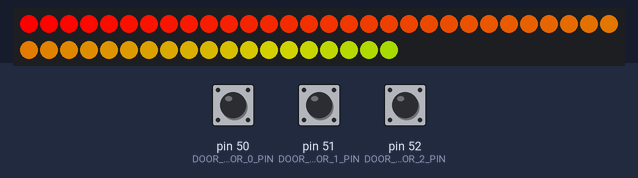
A sketch run on a simulated Arduino Mega 2560, built with avr-gcc and run on an emulated ATmega2560. On the bench: 49 RGB LEDs in strip order, left to right, continuing on the next row. The inputs (shaded band) are chosen by the test bench; at power-on: pin 50 (DOOR_SENSOR_0_PIN) HIGH, pin 51 (DOOR_SENSOR_1_PIN) HIGH, pin 52 (DOOR_SENSOR_2_PIN) HIGH. What the sketch prints to the serial monitor is not drawn.

Above: at 0.1 s.
At 0.7 s:
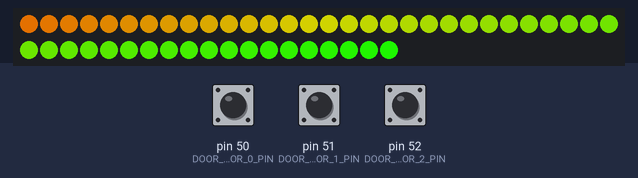
At 1.3 s:
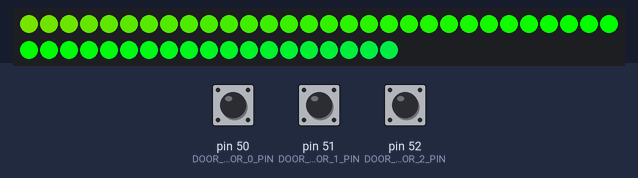
At 2.9 s:
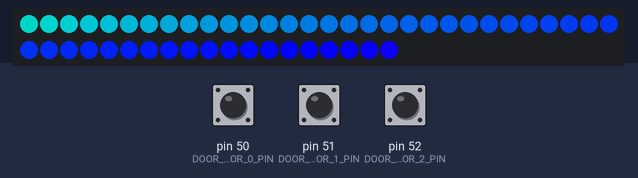
At 4.2 s:
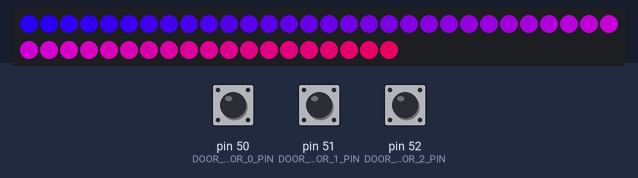
At 5.5 s:
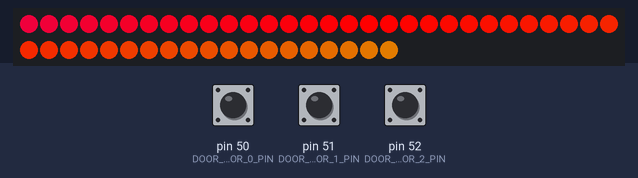

The sketch:

wardrobe_arduino.ino
```cpp
/**
 *  wardrobe_arduino.ino
 *
 *  REGAME-VR Wardrobe Arduino
 *  Control software for wardrobe targets.
 *
 *  @author Hamilton Kibbe <ham@hamiltonkib.be>
 *
 *  Theory of operation
 *  -------------------
 *
 *
 *
 *  Hardware Connections
 *  --------------------
 *
 *  ----------+
 *  Mega 2560 |
 *        |
 *         26 | => HX711[Section 1] DAT
 *         27 | => HX711[Section 1] CLK
 *         28 | => HX711[Section 2] DAT
 *         29 | => HX711[Section 2] CLK
 *         30 | => HX711[Section 3] DAT
 *         31 | => HX711[Section 3] CLK
 *         32 | => HX711[Section 4] DAT
 *         33 | => HX711[Section 4] CLK
 *         34 | => HX711[Section 5] DAT
 *         35 | => HX711[Section 5] CLK
 *         36 | => HX711[Section 6] DAT
 *         37 | => HX711[Section 6] CLK
 *         38 | => HX711[Section 7] DAT
 *         39 | => HX711[Section 7] CLK
 *            |
 *         40 | => LED DATA IN
 *            |
 *         50 | => LEFT DOOR SENSOR+
 *         51 | => RIGHT DOOR SENSOR+
 *         52 | => DRAWER SENSOR+
 *            |
 *  ----------+
 *
 *
 *
 * External Dependencies
 * ---------------------
 * The software depends on the following third-party libraries:
 *
 *   - Adafruit NeoPixel library
 *     https://github.com/adafruit/Adafruit_NeoPixel
 *
 *   - HX711 Library
 *     https://github.com/bogde/HX711
 *
 *
 */


/* Project headers */
#include "door_sensor.h"
#include "leds.h"

/* Third party headers */
#include "HX711.h"

/* Standard libraries */
#include <stdint.h>


/* Constants */

/* Nunmber of targets connected to this device */
#define NUMBER_OF_TARGETS           (7)
#define NUMBER_OF_DOORS             (3)


/* Led Params */
#define LED_PIN                     (40)

/* Door sensor Params */
#define DOOR_SENSOR_0_PIN           (50)
#define DOOR_SENSOR_1_PIN           (51)
#define DOOR_SENSOR_2_PIN           (52)

/* Loadcell Params */
#define SCALE_0_DOUT_PIN              (26)
#define SCALE_0_CLK_PIN               (27)
#define SCALE_1_DOUT_PIN              (28)
#define SCALE_1_CLK_PIN               (29)
#define SCALE_2_DOUT_PIN              (30)
#define SCALE_2_CLK_PIN               (31)

#define SCALE_3_DOUT_PIN              (32)
#define SCALE_3_CLK_PIN               (33)
#define SCALE_4_DOUT_PIN              (34)
#define SCALE_4_CLK_PIN               (35)
#define SCALE_5_DOUT_PIN              (36)
#define SCALE_5_CLK_PIN               (37)
#define SCALE_6_DOUT_PIN              (38)
#define SCALE_6_CLK_PIN               (39)

#define SERIAL_BAUD_RATE            (19200)

#define UPDATE_PERIOD_MS            (400)


typedef struct TargetState {
  float   weight[NUMBER_OF_TARGETS];
  uint8_t doorState[NUMBER_OF_DOORS];
} TargetState_t;

typedef struct CommandState {
  uint8_t tare;
  LedColor_t led_colors[NUMBER_OF_TARGETS];
  uint8_t scale_id;
} CommandState_t;


TargetState_t   target_state = {0};
CommandState_t  command_state = {0};
static char     rx_buffer[128] = {0};
static long     last_tx_time = 0;


DoorSensor doorSensors[NUMBER_OF_DOORS] = {
  DoorSensor(DOOR_SENSOR_0_PIN),
  DoorSensor(DOOR_SENSOR_1_PIN),
  DoorSensor(DOOR_SENSOR_2_PIN)
};


HX711 scales[NUMBER_OF_TARGETS] = {
  HX711(SCALE_0_DOUT_PIN, SCALE_0_CLK_PIN),
  HX711(SCALE_1_DOUT_PIN, SCALE_1_CLK_PIN),
  HX711(SCALE_2_DOUT_PIN, SCALE_2_CLK_PIN),
  HX711(SCALE_3_DOUT_PIN, SCALE_3_CLK_PIN),
  HX711(SCALE_4_DOUT_PIN, SCALE_4_CLK_PIN),
  HX711(SCALE_5_DOUT_PIN, SCALE_5_CLK_PIN),
  HX711(SCALE_6_DOUT_PIN, SCALE_6_CLK_PIN)
};

LedController ledController(NUMBER_OF_TARGETS, LED_PIN);
//LedController ledController(3, LED_PIN);


/* Arduino Setup **********************************************************/
void setup() {

  /* Set up com port */
  Serial.begin(SERIAL_BAUD_RATE);
  Serial.setTimeout(5);


  /* Set up led Controller */
  ledController.initialize();
}


/* Arduino Main Loop ******************************************************/
void loop() {
  long current_time;

  /* Update the sensor state */
  uint8_t target_index;
  uint8_t door_index;

  for (door_index = 0; door_index < NUMBER_OF_DOORS; ++door_index)
  {
    target_state.doorState[door_index] = doorSensors[door_index].getDoorState();
  }


  for (target_index = 0; target_index < NUMBER_OF_TARGETS; ++target_index)
  {

    /* Reset scales */
    target_state.weight[target_index] = 0;
  }

  /* Update LEDs */
   ledController.setColors(command_state.led_colors);

  /* Reading from scales is really slow. Only read from the currently enabled one.*/
  if (command_state.scale_id > 0)
  {
    target_state.weight[command_state.scale_id - 1] = scales[command_state.scale_id - 1].get_value();
  }

  /* If theres an incoming command message, parse it */
  if (Serial.available() >= 0)
  {

    int idx;
    int bytes_read = Serial.readBytesUntil('\n', rx_buffer, 128);

    /* Check for start byte to keep in sync */
    if (rx_buffer[0] == 0x55 && bytes_read > 9 )
    {
      for (idx = 0; idx < NUMBER_OF_TARGETS; ++idx)
      {
        command_state.led_colors[idx] = (LedColor_t)rx_buffer[idx+1];
      }

      command_state.scale_id = rx_buffer[++idx];

      /* Parse the tare byte out */
      command_state.tare = rx_buffer[++idx];
      if (0 && command_state.tare)
      {
        for (idx = 0; idx < NUMBER_OF_TARGETS; ++idx)
        {
          scales[idx].tare();
        }
      }
    }
  }


  /* If it's time to send an update send ot matlab */
  current_time = millis();
  if ((current_time - last_tx_time) > UPDATE_PERIOD_MS)
  {
    for (int target = 0; target < NUMBER_OF_TARGETS; ++target)
    {
      Serial.print("w");
      Serial.print(target + 1);
      Serial.print(":");
      Serial.print(target_state.weight[target]);
      Serial.print(",");
    }

    for (int door_id = 0; door_id < NUMBER_OF_DOORS; ++door_id)
    {
      Serial.print("d");
      Serial.print(door_id + 1);
      Serial.print(":");
      Serial.print(target_state.doorState[door_id]);
      Serial.print(",");
    }
    Serial.print('\n');

    last_tx_time = current_time;
  }
}
```

door_sensor.h
```cpp
#ifndef DOOR_SENSOR_H_
#define DOOR_SENSOR_H_

#include <Arduino.h>
#include <stdint.h>

typedef enum DoorState {
  DOOR_CLOSED = 0,
  DOOR_OPEN
}DoorState_t;


class DoorSensor
{
  public:
    DoorSensor(uint8_t pin) : pin(pin) {};
    ~DoorSensor() {};
    void initialize() {pinMode(pin, INPUT_PULLUP);};
    DoorState_t getDoorState() {
      pinMode(this->pin, INPUT_PULLUP);
      return (DoorState_t)digitalRead(this->pin);
    };

  private:
    uint8_t pin;
};


#endif
```

leds.cpp
```cpp
#include "leds.h"


LedController::LedController(uint8_t number_of_sections, uint8_t led_pin)
{
  this->num_sections = number_of_sections;
  this->pixel = Adafruit_NeoPixel(number_of_sections * LEDS_PER_PIXEL, led_pin, NEO_GRB + NEO_KHZ800);

  /* Allocate buffer for color values */
  //size_t buffer_size = number_of_sections * sizeof(uint32_t);
  //this->color_values = (uint32_t*)malloc(buffer_size);

  /* Set current color state to some invalid color so the first write updates the pixel */
  //memset(this->color_values, 0, buffer_size);
}


void LedController::initialize() {

  /* Initialize NeoPixel class instance */
  this->pixel.begin();

  /* Set leds to default state */
  this->clear();

  this->rainbow();
}

void LedController::setColors(LedColor_t* colors)
{
  /* color value as used by library */

  bool changed = false;
  uint32_t color_value;
  uint8_t section;
  uint16_t pixel_index;
  uint16_t subpixel_index;

  for (section = 0; section < this->num_sections; ++section)
  {
    switch (colors[section])
    {
      case LED_COLOR_OFF:
        color_value = this->pixel.Color(0, 0, 0);
        break;
      case LED_COLOR_GREEN:
        color_value = this->pixel.Color(0, LED_BRIGHTNESS, 0);
        break;
      case LED_COLOR_YELLOW:
        color_value = this->pixel.Color(LED_BRIGHTNESS, LED_BRIGHTNESS, 0);
        break;
      case LED_COLOR_RED:
        color_value = this->pixel.Color(LED_BRIGHTNESS, 0, 0);
        break;
      case LED_COLOR_BLUE:
        color_value = this->pixel.Color(0, 0, LED_BRIGHTNESS);
        break;
      case LED_COLOR_WHITE:
        color_value = this->pixel.Color(LED_BRIGHTNESS, LED_BRIGHTNESS, LED_BRIGHTNESS);
        break;
      default:
        color_value = this->pixel.Color(0, 0, 0);
        break;
    }


    /* Set the color for each LED on the pixel board */
    for (subpixel_index = 0; subpixel_index < LEDS_PER_PIXEL; ++subpixel_index)
    {
      pixel_index = (section * LEDS_PER_PIXEL) + subpixel_index;
      this->pixel.setPixelColor(pixel_index, color_value);
    }

    /*
    if (color_value != this->color_values[section])
    {
      changed = true;
    }
    this->color_values[section] = color_value;
    */
    this->pixel.show();
  }
  /*
  if (changed)
  {
    this->pixel.show();
  }
  */
}


void LedController::clear()
{
  /* Clear the current color state array */
  //memset(this->color_values, 0, this->num_sections * sizeof(uint32_t));

  /* Reset NeoPixel library's framebuffer and write it out to the LEDS */
  this->pixel.clear();
  this->pixel.show();
}


void LedController::rainbow() {
  uint16_t i, j;

  for(j=0; j<256; j++) {
    for(i=0; i<this->pixel.numPixels(); i++) {
      this->pixel.setPixelColor(i, this->wheel((i+j) & 255));
    }
    this->pixel.show();
    delay(20);
  }
}


uint32_t LedController::wheel(uint8_t WheelPos) {
  WheelPos = 255 - WheelPos;
  if(WheelPos < 85) {
    return this->pixel.Color(255 - WheelPos * 3, 0, WheelPos * 3);
  }
  if(WheelPos < 170) {
    WheelPos -= 85;
    return this->pixel.Color(0, WheelPos * 3, 255 - WheelPos * 3);
  }
  WheelPos -= 170;
  return this->pixel.Color(WheelPos * 3, 255 - WheelPos * 3, 0);
}
```

leds.h
```cpp
#ifndef LEDS_H_
#define LEDS_H_

#include <Adafruit_NeoPixel.h>
#include <stdint.h>

/* LED Brightness 0-255 */
#define LED_BRIGHTNESS  (100)
#define LEDS_PER_PIXEL  (7)


typedef enum LedColor {
  LED_COLOR_OFF,
  LED_COLOR_GREEN,
  LED_COLOR_YELLOW,
  LED_COLOR_RED,
  LED_COLOR_BLUE,
  LED_COLOR_WHITE,
} LedColor_t;


class LedController {
  public:
    LedController(uint8_t number_of_pixels, uint8_t led_pin);
    ~LedController() {};
    void initialize();
    void setColors(LedColor_t* colors);
    void clear();
    void rainbow();
  private:

    /* Number of target sections */
    uint8_t num_sections;

    /* Color state buffer */
    uint32_t *color_values;

    /* NeoPixel instance */
    Adafruit_NeoPixel pixel;

    uint32_t wheel(uint8_t position);

};

#endif
```
